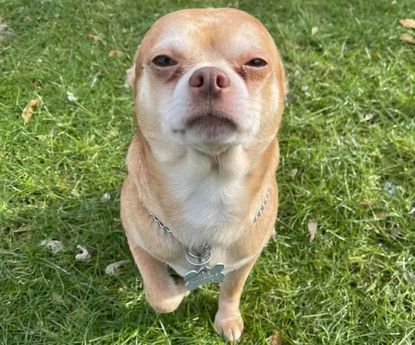
#> input picture Images/dog.jpg, 415 x 345 px, found by its file name
$ python saliency.py
#> lines starting #> are read from the running program, lines starting #| are printed output that depends on the picture; after the words box and inside, x2 and y2 are one past the last pixel; in counts of white or black regions, pixels touching at a corner belong together
import cv2
import numpy as np


# [21 lines of commented-out code are left out]

image_c = cv2.imread('Images/dog.JPG')
#> image_c is the input picture: shape (345, 415, 3); mean B, G, R 86.6, 137.8, 128.2


image = cv2.cvtColor(image_c, cv2.COLOR_BGR2GRAY)

ratio = 1

resized = (int(image.shape[1] / ratio), int(image.shape[0] / ratio))
#> resized = (415, 345)


imS = (cv2.resize(image, resized).astype('int8') + 256) % 256
imS_c = (cv2.resize(image_c, resized).astype('int8') + 256) % 256


# vert_deriv  = np.add(np.divide(np.diff(imS, axis = 1), 2), 128).astype('uint8')
# horiz_deriv  = np.add(np.divide(np.diff(imS, axis = 0), 2), 128).astype('uint8')

vert_deriv = np.where(np.absolute(np.diff(imS, axis = 1)) > 50, 255, 0).astype('uint8')
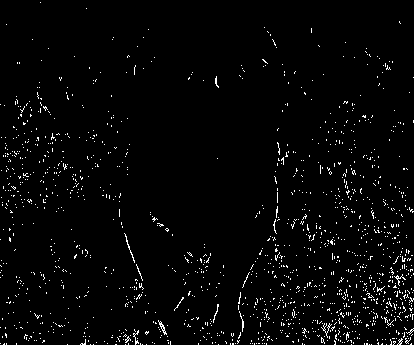
#> vert_deriv: shape (345, 414); 2.5% white in thin lines or dots
horiz_deriv = np.where(np.absolute(np.diff(imS, axis = 0)) > 50, 255, 0).astype('uint8')
#> horiz_deriv: shape (344, 415); 2.6% white in thin lines or dots

combine = np.add(vert_deriv[:-1,:], horiz_deriv[:,:-1])


gauss1 = cv2.GaussianBlur(imS,(3,3),cv2.BORDER_DEFAULT)

vert_deriv_g1  = np.where(np.absolute(np.diff(gauss1, axis = 1)) > 12, 255, 0).astype('uint8')
#> vert_deriv_g1: shape (345, 414); 15% white in thin lines or dots
horiz_deriv_g1  = np.where(np.absolute(np.diff(gauss1, axis = 0)) > 20, 255, 0).astype('uint8')
#> horiz_deriv_g1: shape (344, 415); 4.6% white in thin lines or dots

combine_g1 = np.add(vert_deriv_g1[:-1,:], horiz_deriv_g1[:,:-1])


gauss = cv2.GaussianBlur(imS,(5,5),cv2.BORDER_DEFAULT)

vert_deriv_g  = np.where(np.absolute(np.diff(gauss, axis = 1)) > 38, 255, 0).astype('uint8')
#> vert_deriv_g: shape (345, 414); every value is 0
horiz_deriv_g  = np.where(np.absolute(np.diff(gauss, axis = 0)) > 35, 255, 0).astype('uint8')
#> horiz_deriv_g: shape (344, 415); 0% white in thin lines or dots, all inside (x1, y1, x2, y2) = (414, 207, 415, 208)

combine_g = np.add(vert_deriv_g[:-1,:], horiz_deriv_g[:,:-1])
#> combine_g: shape (344, 414); every value is 0


gauss2 = cv2.GaussianBlur(imS,(7,7),cv2.BORDER_DEFAULT)
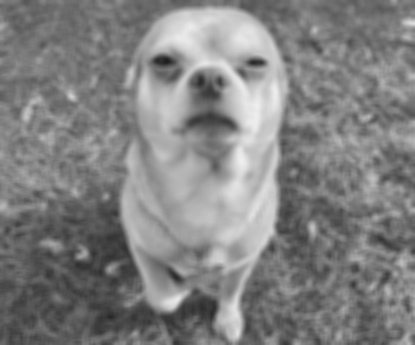
#> gauss2: shape (345, 415) int16; min 29, max 239, mean 129.1
gauss2_color = cv2.GaussianBlur(imS_c, (7,7), cv2.BORDER_DEFAULT)

vert_deriv_g2  = np.where(np.absolute(np.diff(gauss2, axis = 1)) > 28,  255, 0).astype('uint8')
horiz_deriv_g2  = np.where(np.absolute(np.diff(gauss2, axis = 0)) > 20, 255, 0).astype('uint8')
#> horiz_deriv_g2: shape (344, 415); 0.1% white in thin lines or dots, all inside (x1, y1, x2, y2) = (78, 25, 415, 313)

combine_g2 = np.add(vert_deriv_g2[:-1,:], horiz_deriv_g2[:,:-1])
#> combine_g2: shape (344, 414); 0.1% white in thin lines or dots, all inside (x1, y1, x2, y2) = (78, 25, 414, 313)


med = cv2.medianBlur(imS.astype('uint8'), 5).astype('int8')
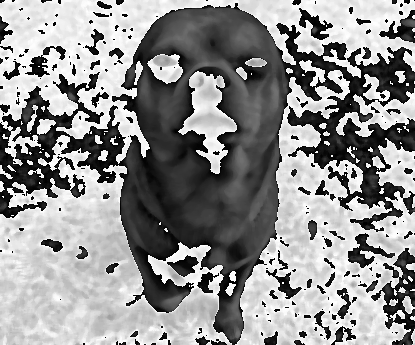
#> med: shape (345, 415) int8; min -128, max 127, mean 16.6; drawn with min black and max white

vert_deriv_m  = np.where(np.absolute(np.diff(med, axis = 1)) > 30, 255, 0).astype('uint8')
#> vert_deriv_m: shape (345, 414); 0.83% white in thin lines or dots
horiz_deriv_m  = np.where(np.absolute(np.diff(med, axis = 0)) > 30, 255, 0).astype('uint8')
#> horiz_deriv_m: shape (344, 415); 0.69% white in thin lines or dots

combine_m = np.add(vert_deriv_m[:-1,:], horiz_deriv_m[:,:-1])


med_g = cv2.medianBlur(combine_g.astype('uint8'), 3).astype('int8')
med_g1 = cv2.medianBlur(combine_g1.astype('uint8'), 3).astype('int8')
med_g2 = cv2.medianBlur(combine_g2.astype('uint8'), 3).astype('int8')
#> med_g2: shape (344, 414) int8; values -1 (black) and 0 (white), 99.9% white; black in thin lines or dots, all inside (x1, y1, x2, y2) = (156, 52, 265, 313)

# add_med = np.divide(med_g1 + med_g + med_g2, 3)
add_med = med_g1 + med_g + med_g2
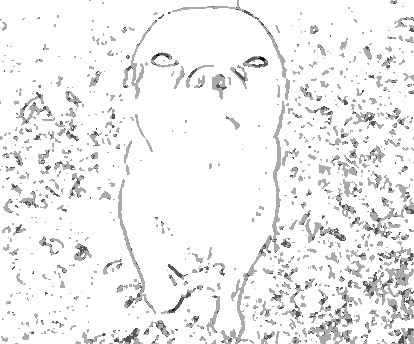
#> add_med: shape (344, 414) int8; min -3, max 0, mean -0.173; drawn with min black and max white
add_med_t = add_med + combine_m


# kernel = np.ones((5,5), np.uint8)

kernel = np.array([[0, 0, 1, 1, 1, 0, 0],
				   [0, 1, 1, 1, 1, 1, 0],
				   [1, 1, 1, 1, 1, 1, 1],
				   [1, 1, 1, 1, 1, 1, 1],
				   [1, 1, 1, 1, 1, 1, 1],
				   [0, 1, 1, 1, 1, 1, 0],
				   [0, 0, 1, 1, 1, 0, 0]], dtype = 'uint8')


gauss_dialate = cv2.dilate(add_med.astype('uint8'), kernel, iterations = 4)
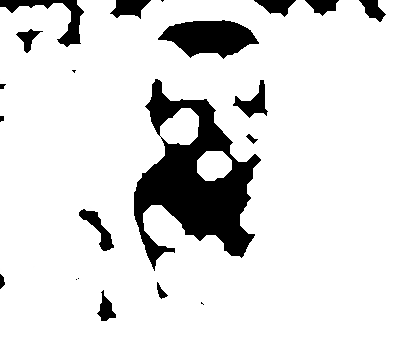
#> gauss_dialate: shape (344, 414); min 0, max 255, mean 224

contours, hierarchy = cv2.findContours(image=gauss_dialate, mode=cv2.RETR_EXTERNAL, method=cv2.CHAIN_APPROX_SIMPLE)
#> contours = 1 contour; box (x1, y1, x2, y2) and area: (0, 0, 414, 344) 138942

# print(contours)
final = np.zeros(gauss_dialate.shape)


def get_dist(contour):
	dist_x = 0
	dist_y = 0
	hamming_dist = 0
	contour_size = len(contour)
#> contour_size = 125
	# print(cv2.contourArea(contour))
	for point in contour:
		dist_x += abs(final.shape[1] - point[0][1])
		dist_y += abs(final.shape[0] - point[0][0])
		hamming_dist = dist_y + dist_x
#> this loop made 125 passes
#> (point, dist_x, dist_y, hamming_dist) on passes 1 to 12: ([[77, 0]], 414, 267, 681), ([[77, 4]], 824, 534, 1358), ([[84, 11]], 1227, 794, 2021), ([[84, 12]], 1629, 1054, 2683), ([[80, 16]], 2027, 1318, 3345), ([[80, 24]], 2417, 1582, 3999), ([[79, 25]], 2806, 1847, 4653), ([[79, 33]], 3187, 2112, 5299), ([[80, 34]], 3567, 2376, 5943), ([[80, 42]], 3939, 2640, 6579), ([[81, 43]], 4310, 2903, 7213), ([[80, 44]], 4680, 3167, 7847)
#> after the loop, dist_x = 46415; dist_y = 24720

	hamming_dist = float(hamming_dist) / contour_size
#> hamming_dist = 569.1

	# print(hamming_dist)

	return cv2.contourArea(contour) / hamming_dist


# get_dist(contours[1])

# cnt_sorted = sorted(contours, key= (cv2.contourArea / get_dist), reverse = True)
cnt_sorted = sorted(contours, key= (get_dist), reverse = True)
#> cnt_sorted has the same summary as contours

# print(type(contours[0]))


cv2.drawContours(final, cnt_sorted[0:1], -1, (255, 255, 0), cv2.FILLED)
#> final: shape (344, 414) float64; 98.2% white; 9 black regions (1 under 20 px), largest, box (x1, y1, x2, y2) and area: (0, 0, 84, 47) 1021, (110, 0, 151, 19) 478, (254, 0, 296, 17) 391

resized_l = (int(imS.shape[1] * ratio), int(imS.shape[0] * ratio))
#> resized_l = (415, 345)

im_i = cv2.resize(final, resized_l)
# im_g = cv2.resize(gauss2, resized_l)
resized_g_c = cv2.resize(gauss2_color, resized_l)

# blur_c = np.where(im_i != 0, image[:,:], 0)
blur_c_b = np.where(im_i != 0, image_c[:,:,0], resized_g_c[:,:,0])
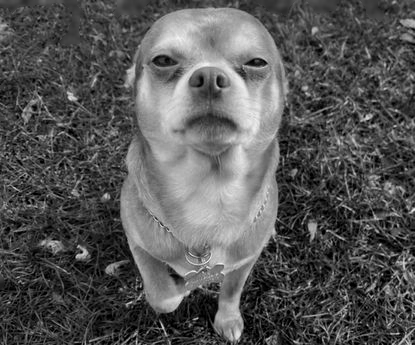
#> blur_c_b: shape (345, 415) int16; min 0, max 250, mean 86.6
blur_c_g = np.where(im_i != 0, image_c[:,:,1], resized_g_c[:,:,1])
blur_c_r = np.where(im_i != 0, image_c[:,:,2], resized_g_c[:,:,2])
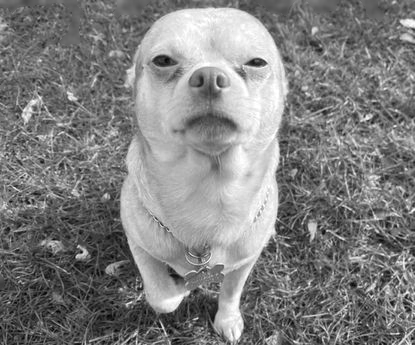
#> blur_c_r: shape (345, 415) int16; min 0, max 255, mean 128.2


final_colorized = cv2.merge([blur_c_b,blur_c_g,blur_c_r])

# [119 lines of commented-out code are left out]

cv2.imshow('combine', final.astype('uint8'))
cv2.waitKey(0)
cv2.destroyAllWindows()

# cv2.imshow('combine', blur_c.astype('uint8'))
# cv2.waitKey(0)
# cv2.destroyAllWindows()

cv2.imwrite('test.png', final_colorized)

$ run again, with Images/motor.jpg copied over Images/dog.jpg
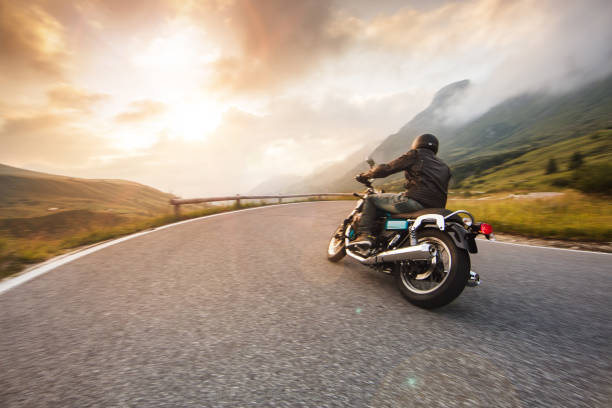
#> input picture Images/motor.jpg, 612 x 408 px, found by its file name
#> image_c is the input picture: shape (408, 612, 3); mean B, G, R 134.8, 151.1, 168.8
#> `vert_deriv = np.where(np.absolute(np.diff(imS, axis = 1)) > 50, 255, 0..`:
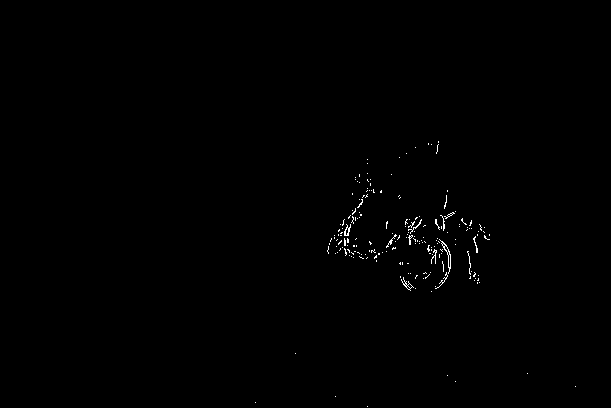
#> vert_deriv: shape (408, 611); 0.38% white in thin lines or dots, all inside (x1, y1, x2, y2) = (255, 141, 576, 407)
#> horiz_deriv: shape (407, 612); 1% white in thin lines or dots, all inside (x1, y1, x2, y2) = (8, 79, 612, 407)
#> vert_deriv_g1: shape (408, 611); 1.6% white in thin lines or dots, all inside (x1, y1, x2, y2) = (1, 81, 580, 408)
#> horiz_deriv_g1: shape (407, 612); 2.2% white in thin lines or dots, all inside (x1, y1, x2, y2) = (0, 78, 612, 404)
#> vert_deriv_g: shape (408, 611); 0.01% white in thin lines or dots, all inside (x1, y1, x2, y2) = (344, 219, 446, 254)
#> horiz_deriv_g: shape (407, 612); 0.06% white in thin lines or dots, all inside (x1, y1, x2, y2) = (331, 213, 443, 276)
#> vert_deriv_g2: shape (408, 611); 0.01% white in thin lines or dots, all inside (x1, y1, x2, y2) = (418, 219, 445, 226)
#> horiz_deriv_g2: shape (407, 612); 0.31% white; 34 white regions (24 under 20 px), largest, box (x1, y1, x2, y2) and area: (381, 249, 425, 258) 137, (380, 244, 411, 252) 107, (417, 210, 444, 217) 99
#> vert_deriv_m: shape (408, 611); 0.33% white in thin lines or dots, all inside (x1, y1, x2, y2) = (119, 134, 490, 294)
#> horiz_deriv_m: shape (407, 612); 0.8% white in thin lines or dots, all inside (x1, y1, x2, y2) = (0, 79, 612, 309)
#> contours = 6 contours; box (x1, y1, x2, y2) and area: (314, 120, 611, 309) 29075, (0, 182, 327, 296) 11817, (0, 150, 44, 183) 1066, (57, 164, 85, 190) 547, (272, 378, 298, 403) 472, (451, 67, 476, 92) 448
#> contour_size = 8
#> the loop in get_dist, `for point in contour:` made 8 passes
#> (point, dist_x, dist_y, hamming_dist) on passes 1 to 8: ([[280, 378]], 233, 127, 360), ([[272, 386]], 458, 262, 720), ([[272, 394]], 675, 397, 1072), ([[280, 402]], 884, 524, 1408), ([[289, 402]], 1093, 642, 1735), ([[297, 394]], 1310, 752, 2062), ([[297, 386]], 1535, 862, 2397), ([[289, 378]], 1768, 980, 2748)
#> after the loop in get_dist, `for point in contour:`: dist_x = 1768; dist_y = 980
#> in get_dist, `hamming_dist = float(hamming_dist) / contour_size`: hamming_dist = 343.5
#> the loop in get_dist (call 2), `for point in contour:` made 247 passes
#> (point, dist_x, dist_y, hamming_dist) on passes 1 to 3: ([[237, 182]], 429, 170, 599), ([[236, 183]], 857, 341, 1198), ([[222, 183]], 1285, 526, 1811)
#> cnt_sorted has the same summary as contours
#> final: shape (407, 611) float64; 11.9% white; 1 white region, box (x1, y1, x2, y2) and area: (314, 120, 611, 309) 29585
#> `cv2.imwrite('test.png', final_colorized)`:
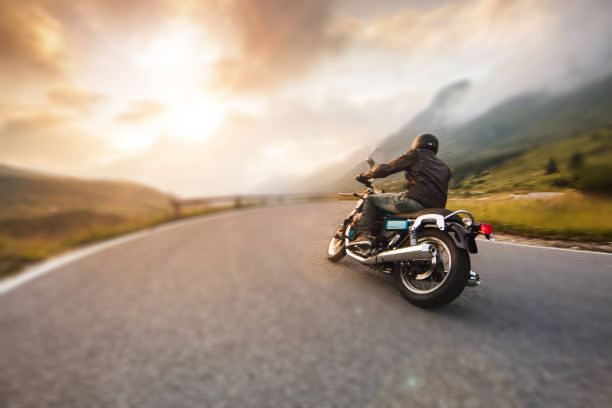
#> saved as test.png: shape (408, 612, 3); mean B, G, R 134.8, 151.1, 168.7
